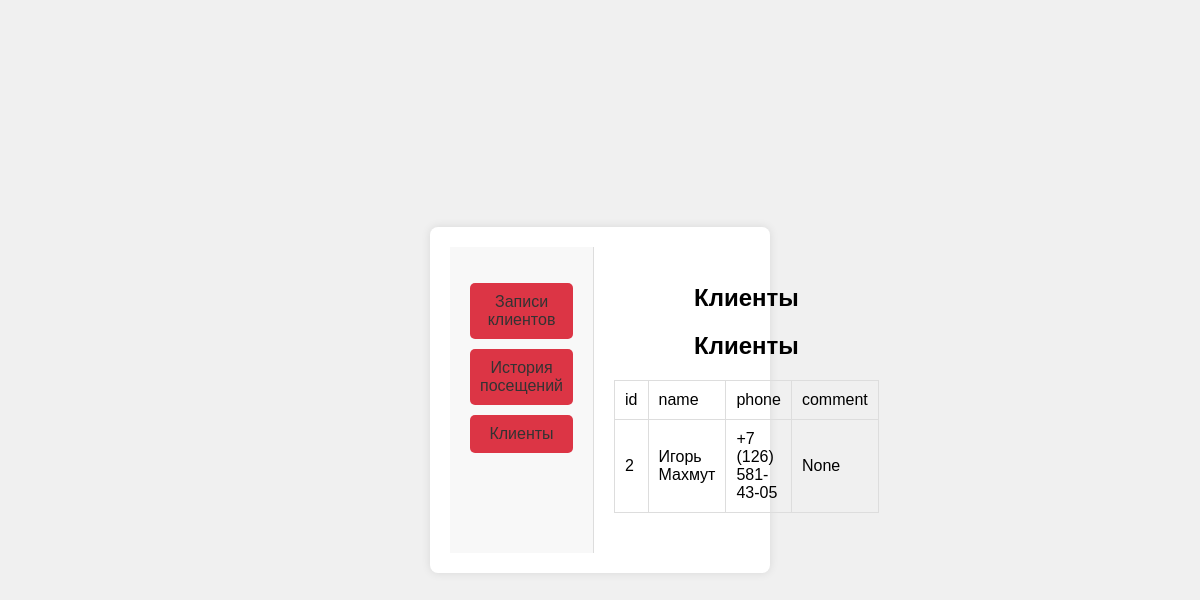
/admin/clients/1, run on an earlier commit of the app's database.
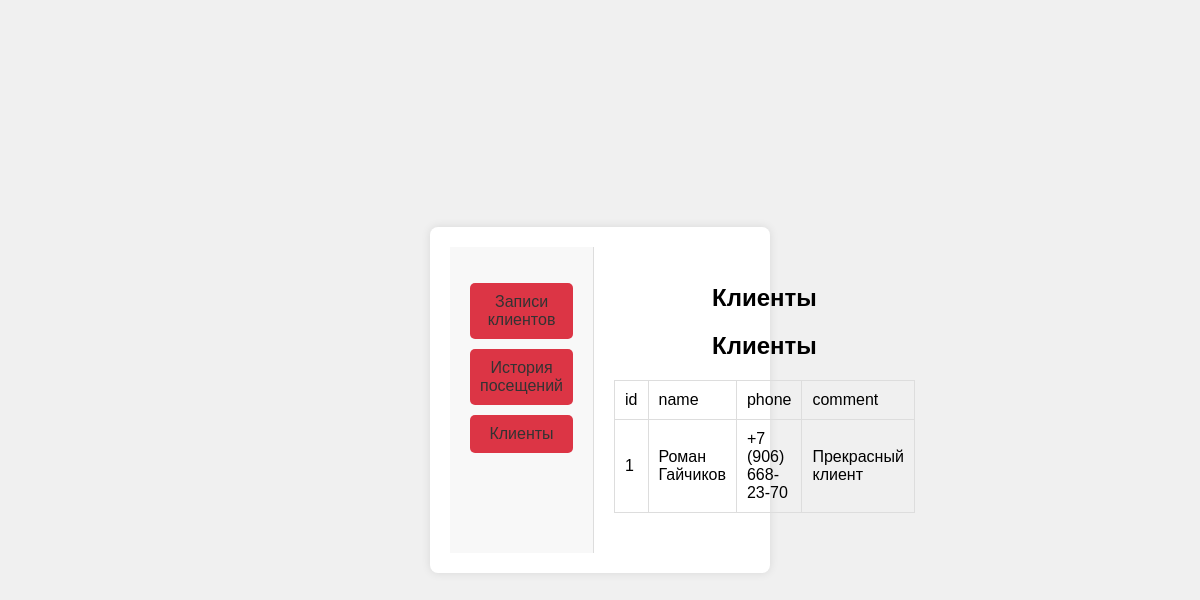
And on a later commit of the database.
### models/Client.py (models this page shows)
class Client(Base):
    __tablename__='clients'
    id=Column(Integer,primary_key=True,autoincrement=True)
    name=Column(String)
    email=Column(String,nullable=True)
    phone=Column(String)
    avatar=Column(String,nullable=True)
    comment=Column(String,nullable=True,default="Отсутствует")
    master_id=Column(Integer,ForeignKey('masters.id', ondelete='SET NULL'))
    master= relationship('Master',back_populates='clients')
    record = relationship('Record',back_populates='client')

### views/admin.py (the view)
@app.route(base_path+"/clients/<int:admin_id>")
def admin_clients(admin_id):
    master=get_master(admin_id)
    return custom_render("/clients", headers=['id','name','phone','comment'],  master=master)

### views/admin.py (called while the page is built)
def custom_render(template_name, **kwargs):
    return render_template(base_path + template_name+'.html', **kwargs)

def get_master(id):
     return session.query(Master).filter_by(id=id).first()

### templates/admin/clients.html (shortened to what this page needs)
{% extends 'admin/base.html' %}
{% block content %}
{% block header %}  <h1>Клиенты</h1> {% endblock %}
<table>
    <thead>
        <tr>
            {% for h in headers %}
               <td>{{h}}</td>
            {% endfor %}
        </tr>
    </thead>
    <tbody>
        {% for client in master.clients %}
        <tr>
             <td>{{client.id}} </td>
             <td>{{client.name}} </td>
             <td>{{client.phone}} </td>
             <td> {{client.comment}} </td>
        </tr>
     {% endfor %}
    </tbody>
</table>
{% endblock %}

What changed in the data, as far as the page shows it:
removed Client: id "2", name "Игорь Махмут", phone "+7 (126) 581-43-05", comment "None"
now on this page (row edited): Client: id "1", name "Роман Гайчиков", phone "+7 (906) 668-23-70", comment "Прекрасный клиент"
